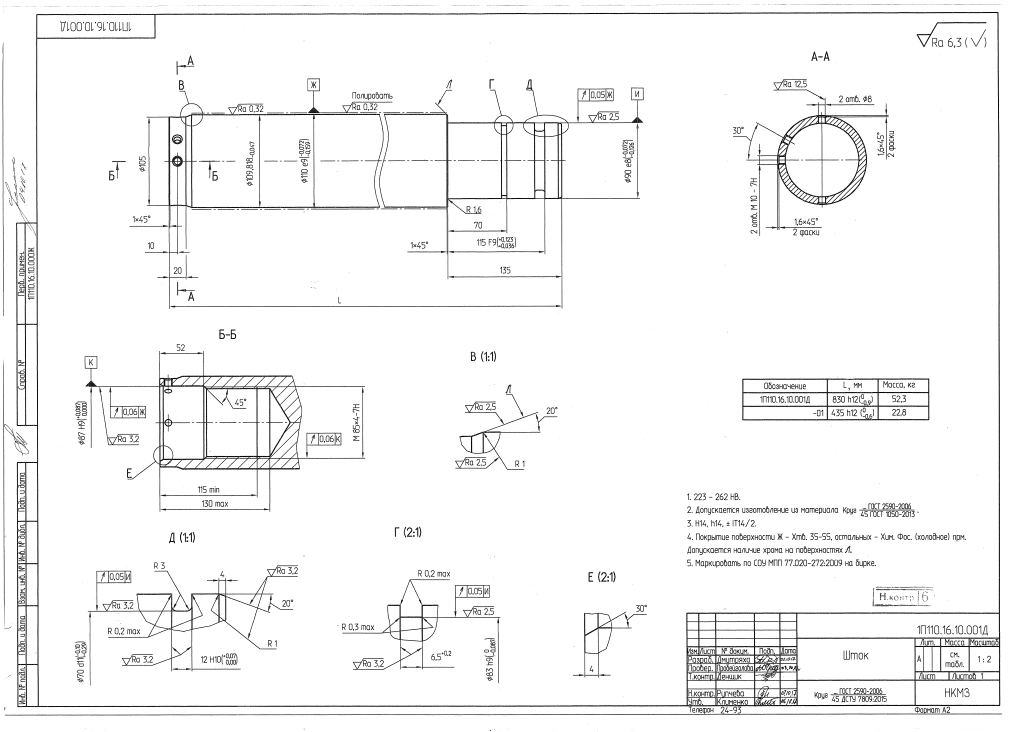
#> input picture 230408-images/images/1П110-001Д.TIFF, 7074 x 5119 px (shown at 1/7 size); its folder holds 3 pictures in this run
$ python script_v0.py
#> lines starting #> are read from the running program, lines starting #| are printed output that depends on the picture; after the words box and inside, x2 and y2 are one past the last pixel; in counts of white or black regions, pixels touching at a corner belong together
#!/usr/bin/env python3

"""
Iterate through each file in the folder './images'
For each file:
    Rotate the image 90° clockwise
    Resize the image from 192x192 to 128x128
    Save the *.tiff image to a new folder in *.jpeg format in folder './icons'
"""

from PIL import Image
import glob, os

size = 128, 128
src = os.path.join(os.path.dirname(__file__), "images/")
dest = os.path.join(os.path.dirname(__file__), "icons/")

for in_file in glob.glob(src + "*.TIFF"):
    print('Saved new files:')
    new_file = in_file.replace(src, dest)
    print(new_file)
    file, ext = os.path.splitext(new_file)
    with Image.open(in_file) as im:
#> im is the input picture: PIL image 7074x5119 1; 96.4% white; 2747 black regions (1434 under 20 px), largest, box (x1, y1, x2, y2) and area: (101, 84, 7002, 4950) 341451, (593, 2456, 2557, 3583) 104080, (2654, 555, 4505, 2159) 79699
        im.rotate(90).resize(size).save(file + '.jpeg', "jpeg")
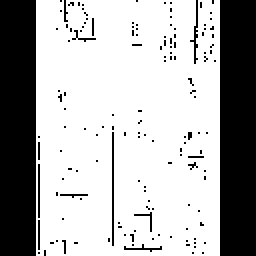
#> saved as 1П110-001Д.jpeg: PIL image 128x128 1 (shown 2 times larger); 69% white; 144 black regions (138 under 20 px), largest, box (x1, y1, x2, y2) and area: (0, 0, 18, 128) 2304, (110, 0, 128, 128) 2304, (56, 66, 57, 123) 57, (95, 0, 99, 32) 41, (19, 82, 20, 109) 27, (62, 122, 81, 126) 24
#> pass 2 of the loop `for in_file in glob.glob(src + "*.TIFF"):`:
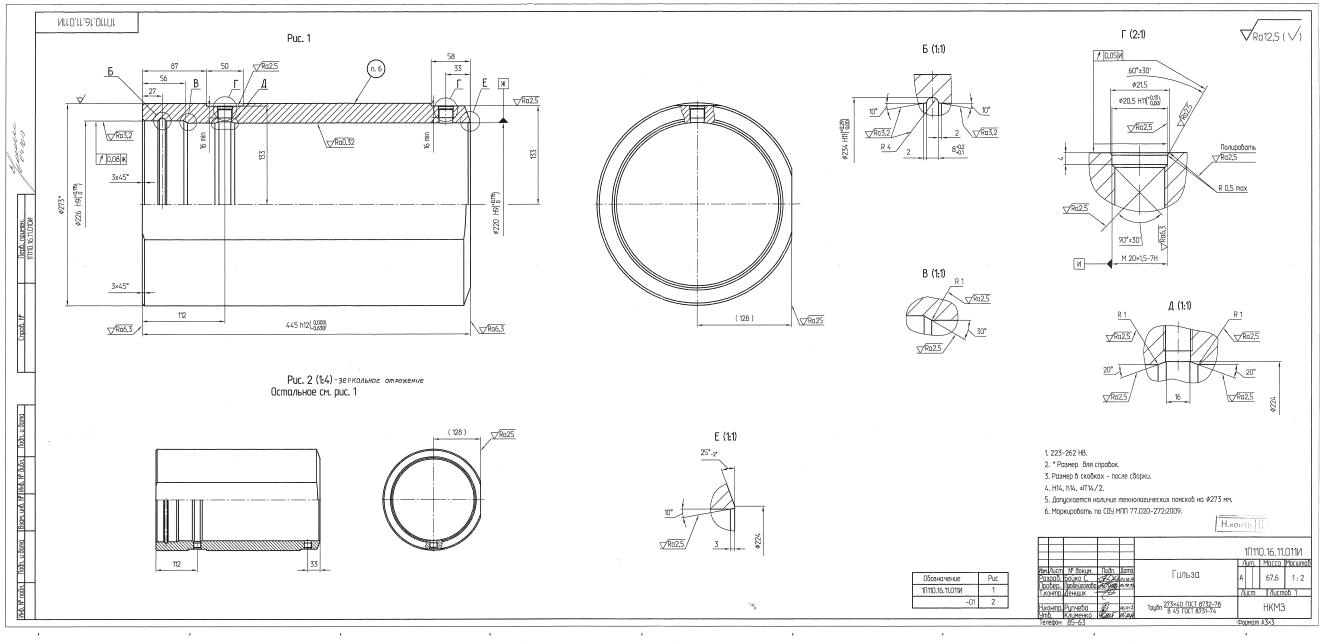
#> input picture 230408-images/images/1П110-011И.TIFF, 10592 x 5126 px (shown at 1/8 size)
#> im is the input picture: PIL image 10592x5126 1; 96.7% white; 2226 black regions (979 under 20 px), largest, box (x1, y1, x2, y2) and area: (134, 82, 10499, 4962) 349081, (523, 474, 4322, 2692) 275462, (4758, 804, 6595, 2618) 155609
#> `im.rotate(90).resize(size).save(file + '.jpeg', "jpeg")`:
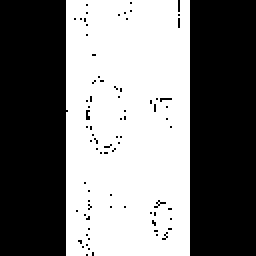
#> saved as 1П110-011И.jpeg: PIL image 128x128 1 (shown 2 times larger); 47.5% white; 1 white region, box (x1, y1, x2, y2) and area: (33, 0, 95, 128) 7789
#> pass 3 of the loop `for in_file in glob.glob(src + "*.TIFF"):`:
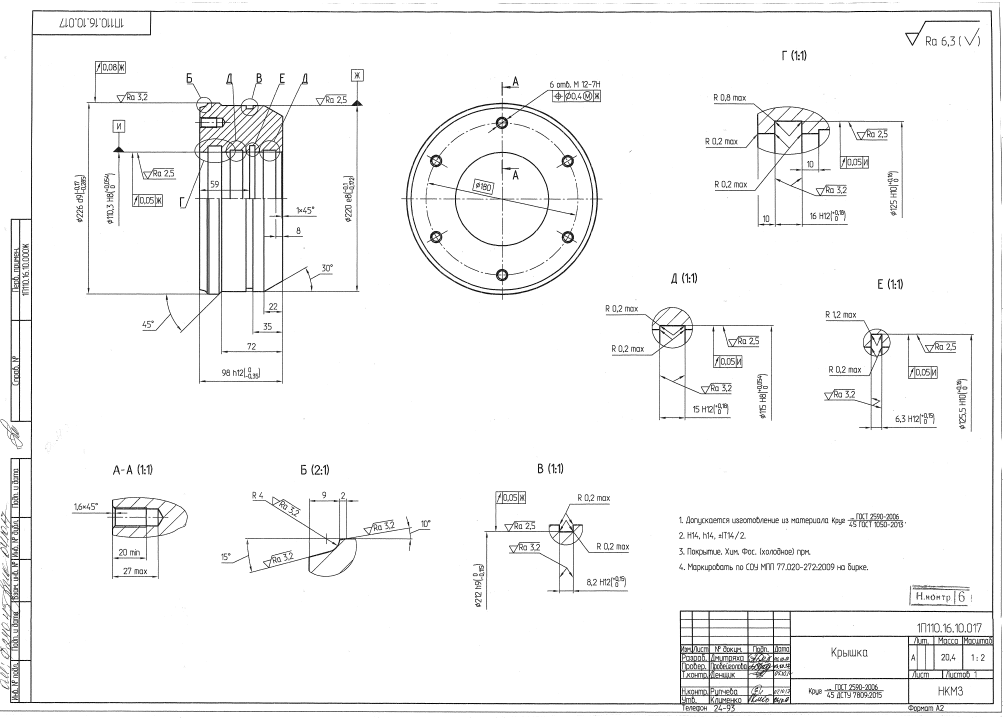
#> input picture 230408-images/images/1П110-017.TIFF, 7015 x 5022 px (shown at 1/7 size)
#> im is the input picture: PIL image 7015x5022 1; 96.4% white; 2479 black regions (1302 under 20 px), largest, box (x1, y1, x2, y2) and area: (0, 72, 6957, 4932) 338362, (604, 427, 2546, 2687) 173611, (2809, 627, 4218, 2099) 72548
#> `im.rotate(90).resize(size).save(file + '.jpeg', "jpeg")`:
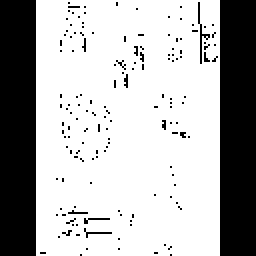
#> saved as 1П110-017.jpeg: PIL image 128x128 1 (shown 2 times larger); 69.7% white; 150 black regions (147 under 20 px), largest, box (x1, y1, x2, y2) and area: (0, 0, 18, 128) 2304, (110, 0, 128, 128) 2304, (99, 1, 105, 32) 38
